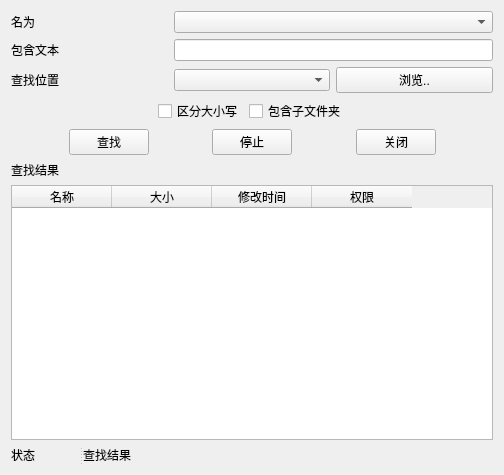
<?xml version="1.0" encoding="UTF-8"?>
<ui version="4.0">
 <class>FindFileForm</class>
 <widget class="QWidget" name="FindFileForm">
  <property name="geometry">
   <rect>
    <x>0</x>
    <y>0</y>
    <width>504</width>
    <height>475</height>
   </rect>
  </property>
  <property name="windowTitle">
   <string>查找文件</string>
  </property>
  <property name="windowIcon">
   <iconset resource="touxiang.qrc">
    <normaloff>:/bool.png</normaloff>:/bool.png</iconset>
  </property>
  <layout class="QVBoxLayout" name="verticalLayout">
   <item>
    <layout class="QGridLayout" name="gridLayout">
     <item row="0" column="0">
      <widget class="QLabel" name="label">
       <property name="text">
        <string>名为</string>
       </property>
      </widget>
     </item>
     <item row="0" column="1" colspan="2">
      <widget class="QComboBox" name="nameComboBox"/>
     </item>
     <item row="1" column="0">
      <widget class="QLabel" name="label_2">
       <property name="text">
        <string>包含文本</string>
       </property>
      </widget>
     </item>
     <item row="1" column="1" colspan="2">
      <widget class="QLineEdit" name="txtLineEdit"/>
     </item>
     <item row="2" column="0">
      <widget class="QLabel" name="label_3">
       <property name="text">
        <string>查找位置</string>
       </property>
      </widget>
     </item>
     <item row="2" column="1">
      <widget class="QComboBox" name="dirComboBox"/>
     </item>
     <item row="2" column="2">
      <widget class="QPushButton" name="browsePushBtn">
       <property name="text">
        <string>浏览..</string>
       </property>
      </widget>
     </item>
    </layout>
   </item>
   <item>
    <layout class="QHBoxLayout" name="horizontalLayout">
     <item>
      <spacer name="horizontalSpacer">
       <property name="orientation">
        <enum>Qt::Horizontal</enum>
       </property>
       <property name="sizeHint" stdset="0">
        <size>
         <width>40</width>
         <height>20</height>
        </size>
       </property>
      </spacer>
     </item>
     <item>
      <widget class="QCheckBox" name="sensitiveCheckBox">
       <property name="text">
        <string>区分大小写</string>
       </property>
      </widget>
     </item>
     <item>
      <widget class="QCheckBox" name="subfolderCheckBox">
       <property name="text">
        <string>包含子文件夹</string>
       </property>
      </widget>
     </item>
     <item>
      <spacer name="horizontalSpacer_2">
       <property name="orientation">
        <enum>Qt::Horizontal</enum>
       </property>
       <property name="sizeHint" stdset="0">
        <size>
         <width>40</width>
         <height>20</height>
        </size>
       </property>
      </spacer>
     </item>
    </layout>
   </item>
   <item>
    <layout class="QHBoxLayout" name="horizontalLayout_2">
     <item>
      <spacer name="horizontalSpacer_3">
       <property name="orientation">
        <enum>Qt::Horizontal</enum>
       </property>
       <property name="sizeHint" stdset="0">
        <size>
         <width>30</width>
         <height>20</height>
        </size>
       </property>
      </spacer>
     </item>
     <item>
      <widget class="QPushButton" name="findPushBtn">
       <property name="text">
        <string>查找</string>
       </property>
      </widget>
     </item>
     <item>
      <spacer name="horizontalSpacer_4">
       <property name="orientation">
        <enum>Qt::Horizontal</enum>
       </property>
       <property name="sizeHint" stdset="0">
        <size>
         <width>29</width>
         <height>20</height>
        </size>
       </property>
      </spacer>
     </item>
     <item>
      <widget class="QPushButton" name="stopPushBtn">
       <property name="text">
        <string>停止</string>
       </property>
      </widget>
     </item>
     <item>
      <spacer name="horizontalSpacer_5">
       <property name="orientation">
        <enum>Qt::Horizontal</enum>
       </property>
       <property name="sizeHint" stdset="0">
        <size>
         <width>30</width>
         <height>20</height>
        </size>
       </property>
      </spacer>
     </item>
     <item>
      <widget class="QPushButton" name="closePushBtn">
       <property name="text">
        <string>关闭</string>
       </property>
      </widget>
     </item>
     <item>
      <spacer name="horizontalSpacer_6">
       <property name="orientation">
        <enum>Qt::Horizontal</enum>
       </property>
       <property name="sizeHint" stdset="0">
        <size>
         <width>29</width>
         <height>20</height>
        </size>
       </property>
      </spacer>
     </item>
    </layout>
   </item>
   <item>
    <widget class="QLabel" name="label_4">
     <property name="text">
      <string>查找结果</string>
     </property>
    </widget>
   </item>
   <item>
    <widget class="QTableWidget" name="resultTableWidget">
     <column>
      <property name="text">
       <string>名称</string>
      </property>
     </column>
     <column>
      <property name="text">
       <string>大小</string>
      </property>
     </column>
     <column>
      <property name="text">
       <string>修改时间</string>
      </property>
     </column>
     <column>
      <property name="text">
       <string>权限</string>
      </property>
     </column>
    </widget>
   </item>
   <item>
    <widget class="QSplitter" name="splitter_4">
     <property name="orientation">
      <enum>Qt::Horizontal</enum>
     </property>
     <widget class="QLabel" name="statusLabel">
      <property name="sizePolicy">
       <sizepolicy hsizetype="Preferred" vsizetype="Preferred">
        <horstretch>1</horstretch>
        <verstretch>0</verstretch>
       </sizepolicy>
      </property>
      <property name="text">
       <string>状态</string>
      </property>
     </widget>
     <widget class="QLabel" name="resultLabel">
      <property name="sizePolicy">
       <sizepolicy hsizetype="Preferred" vsizetype="Preferred">
        <horstretch>3</horstretch>
        <verstretch>0</verstretch>
       </sizepolicy>
      </property>
      <property name="text">
       <string>查找结果</string>
      </property>
     </widget>
    </widget>
   </item>
  </layout>
 </widget>
 <resources>
  <include location="touxiang.qrc"/>
 </resources>
 <connections/>
</ui>
